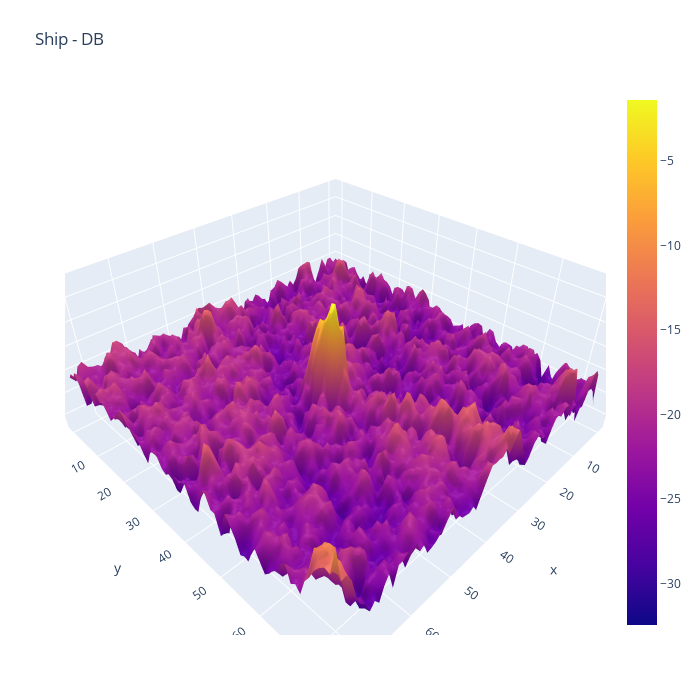

The notebook cell this image was saved under:
### Code cell
plotmy3d(HH[14,:,:], 'Ship - DB')

### Figure 1 — Plotly figure (JSON) as saved in the notebook; plotly's stock layout.template omitted (floating-point values rounded to 4 significant figures; data arrays with more than 128 entries replaced by an {"elided": "..."} marker saying what was removed)
{"data": [{"type": "surface", "z": {"elided": "75x75 float values"}}], "layout": {"autosize": false, "height": 700, "margin": {"b": 65, "l": 65, "r": 50, "t": 90}, "title": {"text": "Ship - DB"}, "width": 700}}
